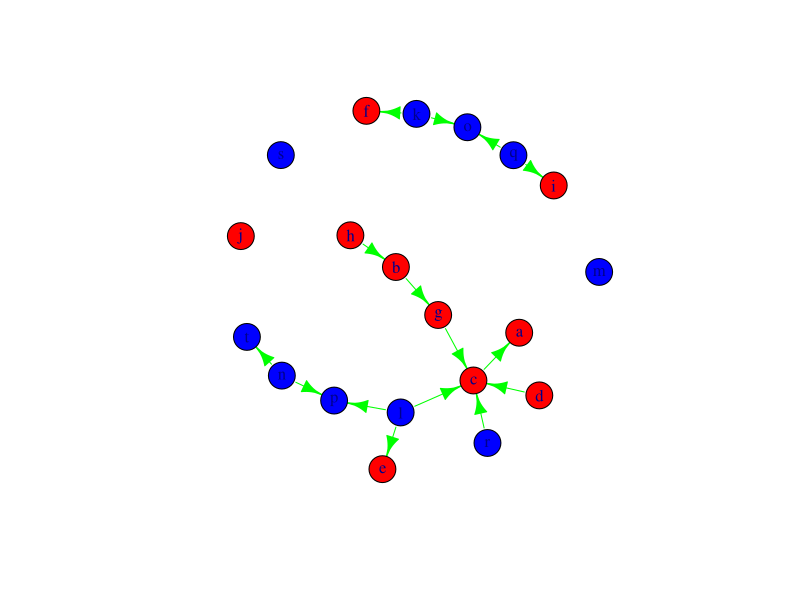

This figure's R source: (Note: this script raises an error after producing the figure.)
install.packages("igraph")  # only once
library(igraph)  # like python's import

g <- graph( c(1,2, 1,3, 2,3, 3,5), n=5 )
V(g)
E(g)
g <- graph.empty() + vertices(letters[1:10], color="red")
g <- g + vertices(letters[11:20], color="blue")
g <- g + edges(sample(V(g), 30, replace=TRUE), color="green")
V(g)
E(g)

plot(g)

g <- read.graph("graph.txt", format="edgelist")
V(g)
g <- read.graph("graph.txt", format="edgelist", directed=FALSE)
V(g)

karate <- read.graph("http://cneurocvs.rmki.kfki.hu/igraph/karate.net", format="pajek")

er_graph <- erdos.renyi.game(20, 3/20)
plot(er_graph)
ws_graph <- watts.strogatz.game(1, 100, 4, 0.05)
plot(ws_graph)
ba_graph <- barabasi.game(100)
plot(ba_graph)

g <- erdos.renyi.game(10, 0.5)
V(g)$color <- sample( c("red", "black"), vcount(g), rep=TRUE)
E(g)$color <- "grey"
red <- V(g)[ color == "red" ]
bl <- V(g)[ color == "black" ]
E(g)[ red %--% red ]$color <- "red"
E(g)[ bl %--% bl ]$color <- "black"

g <- graph.lattice( c(10,10) )
E(g)$weight <- runif(ecount(g))
E(g)$color <- "grey"
E(g)[ weight > 0.9 ]$color <- "red"

er_graph <- erdos.renyi.game(100, 2/100)
plot(er_graph, vertex.label=NA, vertex.size=3)
ws_graph <- watts.strogatz.game(1, 100, 4, 0.05)
plot(ws_graph, layout=layout.circle, vertex.label=NA, vertex.size=3)
ba_graph <- barabasi.game(100)
plot(ba_graph, vertex.label=NA, vertex.size=3)

help(igraph.plotting)

g <- graph.lattice( c(10,10) )
E(g)$weight <- runif(ecount(g))
E(g)$color <- "grey"
E(g)[ weight > 0.9 ]$color <- "red"
plot(g, vertex.size=2, vertex.label=NA, layout=layout_on_grid(g), edge.width=2+3*E(g)$weight)

g <- graph.lattice( length=100, dim=1, nei=4 )
average.path.length(g)
diameter(g)
g <- rewire.edges( g, each_edge(prob=0.05, loops = FALSE) )
average.path.length(g)
diameter(g)

ws <- watts.strogatz.game(1, 100, 4, 0.05)
transitivity(ws)
p_hat <- ecount(ws)/((vcount(ws)-1)*(vcount(ws))/2)
p_hat
er <- erdos.renyi.game(100, p_hat)
transitivity(er)

g <- graph.ring(10)
plot(g)
degree(g)
ba <- barabasi.game(10000, m=3)
p_hat <- ecount(ba)/ ((vcount(ba)-1)*vcount(ba)/2)
er <- erdos.renyi.game(10000, p_hat)
degree.distribution(er)
hist(degree(er))
hist(degree(ba), breaks=100)
hist(degree(ba), breaks=300, xlim=c(0,200))
hist(degree(ba), breaks=2000, xlim=c(0,20))
hist(degree(ba), breaks=4000, xlim=c(0,10))
plot(degree.distribution(er))
plot(degree.distribution(ba))

set.seed(1)
g <- sample_gnp(10, 3/10)
plot(g, vertex.size=25, layout=layout.kamada.kawai)
betweenness(g)
edge_betweenness(g)
degree(g)
closeness(g)
page.rank(g)$vector
